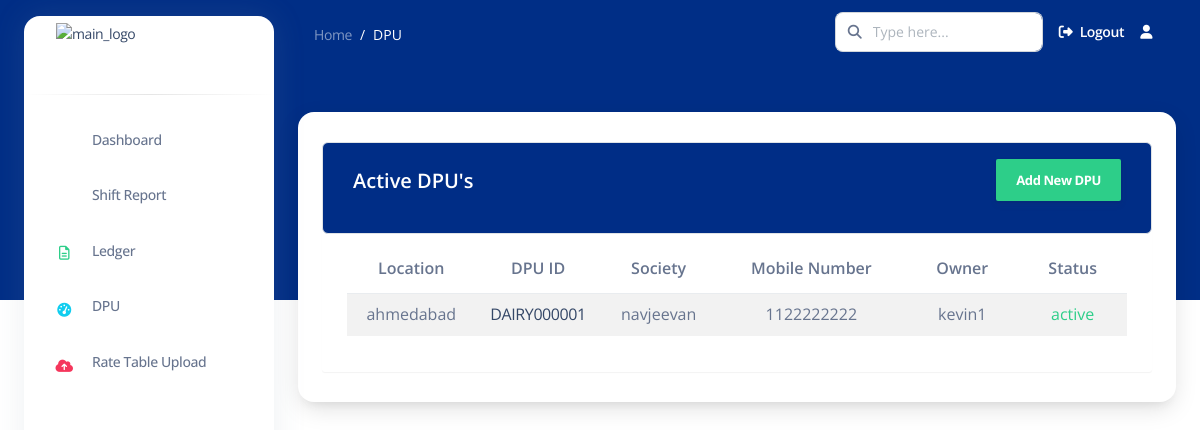
/active_dpu/ (signed in), run on an earlier commit of the app's database.
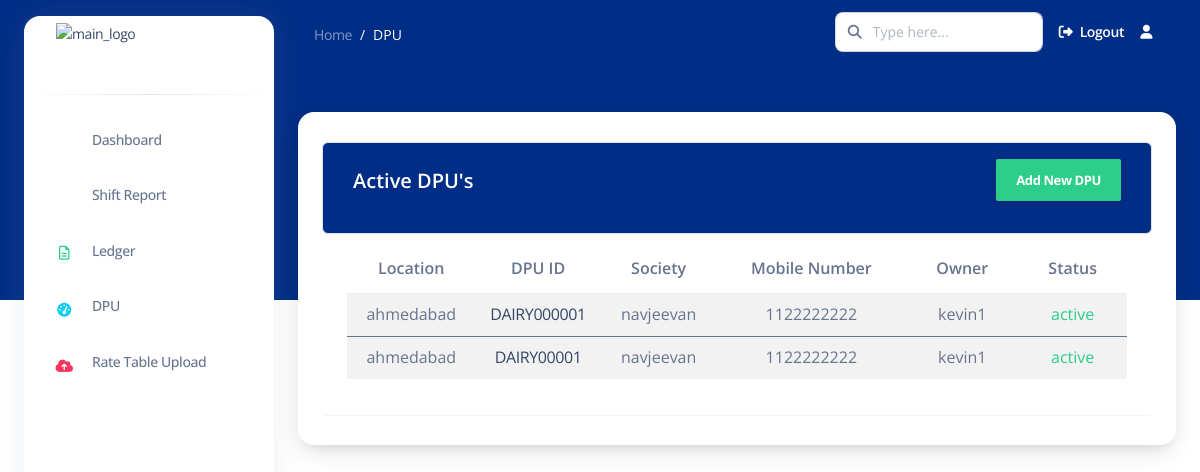
And on a later commit of the database.
### apps/common/models.py (models this page shows, shortened)
class DPU(models.Model):
    user = models.ForeignKey(User, on_delete=models.CASCADE)
    location = models.CharField(max_length=255)
    st_id = models.CharField(max_length=50, unique=True, primary_key=True)
    society = models.CharField(max_length=255)
    mobile_number = models.CharField(max_length=15)
    owner = models.CharField(max_length=255)
    STATUS_CHOICES = [
        ('active', 'Active'),
        ('deactivated', 'Deactivated'),
    ]
    status = models.CharField(max_length=20, choices=STATUS_CHOICES, default='active')
    date = models.DateTimeField(auto_now_add=True)  # Automatically set on creation

### apps/common/views.py (the view)
# urls.py: path('active_dpu/', active_dpu, name='active_dpu'),
def active_dpu(request):
    active_dpu_list = DPU.objects.filter(user=request.user)
    return render(request, 'common/active_dpu.html', {'active_dpu_list': active_dpu_list})

### templates/common/active_dpu.html (shortened to what this page needs)
{% extends 'base2.html' %}
{% load static %}
{% load crispy_forms_tags %}
{% block content %}
<nav class="navbar navbar-main navbar-expand-lg px-0 mx-4 shadow-none border-radius-xl " id="navbarBlur"
    data-scroll="false">
    <div class="container-fluid py-1 px-3">
        <nav aria-label="breadcrumb">
            <ol class="breadcrumb bg-transparent mb-0 pb-0 pt-1 px-0 me-sm-6 me-5">
                <li class="breadcrumb-item text-sm"><a class="opacity-5 text-white" href="">Home</a>
                </li>
                <li class="breadcrumb-item text-sm text-white active" aria-current="page">DPU</li>
            </ol>
        </nav>
        <div class="collapse navbar-collapse mt-sm-0 mt-2 me-md-0 me-sm-4" id="navbar">
            <div class="ms-md-auto pe-md-3 d-flex align-items-center">
                <div class="input-group">
                    <span class="input-group-text text-body"><i class="fas fa-search" aria-hidden="true"></i></span>
                    <input type="text" class="form-control" placeholder="Type here...">
                </div>
            </div>
            <ul class="navbar-nav  justify-content-end">
                <li class="nav-item d-flex align-items-center">
                    <a href="{% url 'logout' %}" class="nav-link text-white font-weight-bold px-0">
                        <i class="fa fa-sign-out me-sm-1"></i>
                        <span class="d-sm-inline d-none">Logout</span>
                    </a>
                </li>
                <li class="nav-item dropdown pe-2 px-3 d-flex align-items-center">
                    <a href="javascript:;" class="nav-link text-white p-0" id="dropdownMenuButton"
                        data-bs-toggle="dropdown" aria-expanded="false">
                        <i class="fa fa-user cursor-pointer"></i>
                    </a>
                </li>
            </ul>
        </div>
    </div>
</nav>
<div class="container-fluid mt-5">
    <div class="card o-hidden border-0 shadow-lg mt-5">
        <div class="container">
            <div class="table-wrapper table-responsive">
                <div class="table-title border rounded">
                    <div class="row">
                        <div class="col-sm-6">
                            <h5 class="text-white mt-2">Active DPU's</h5>
                        </div>
                        <div class="col-md-6">
                            <a href="{% url 'add_dpu' %}" class="btn btn-success"> <span>Add New DPU</span></a>
                        </div>
                    </div>
                </div>
                <table class="table table-striped table-hover rounded table-responsive">
                    <thead>
                        <tr>
                            <th>Location</th>
                            <th>DPU ID</th>
                            <th>Society</th>
                            <th>Mobile number</th>
                            <th>Owner</th>
                            <th>Status</th>
                        </tr>
                    </thead>
                    {% for dpu in active_dpu_list %}
                    <tbody>
                        <tr class="align-items-center text-align-center rounded">
                            <td>{{ dpu.location }}</td>
                            <td>
                                <a href="{% url 'dpudetails' dpuid=dpu.st_id %}">
                                {{ dpu.st_id }}</a></td>
                            <td>{{ dpu.society }}</td>
                            <td>{{ dpu.mobile_number }}</td>
                            <td>{{ dpu.owner }}</td>
                            <td class="{% if dpu.status == 'active' %}text-success{% else %}text-danger{% endif %}">
                                {{ dpu.status }}
                            </td>
                        </tr>
                    </tbody>
                    {% endfor %}
                </table>
            </div>
        </div>
    </div>
</div>
{% endblock content %}

### templates/base2.html (shortened to what this page needs)
{% load static %}
<!DOCTYPE html>
<html lang="en">
{% load static %}
<head>
    <link href="{% static 'assets/css/nucleo-icons.css'%}" rel="stylesheet" />
    <link href="{% static 'assets/css/nucleo-svg.css'%}" rel="stylesheet" />
    <link rel="stylesheet" href="path/to/font-awesome/css/font-awesome.min.css">
    <link href="{% static 'assets/css/nucleo-svg.css'%}" rel="stylesheet" />
    <link id="pagestyle" href="{% static 'assets/css/argon-dashboard.css' %}" rel="stylesheet" />
</head>
<body class="g-sidenav-show ">
    <aside
        class="sidenav bg-white navbar navbar-vertical navbar-expand-xs border-0 border-radius-xl my-3 fixed-start ms-4 "
        id="sidenav-main">
        <div class="sidenav-header">
            <a class="navbar-brand m-0" href="" target="_blank">
                <img src="{% static 'assets/img/rapturetech_logo.jpeg'%}" class="navbar-brand-img h-100"
                    alt="main_logo">
            </a>
        </div>
        <hr class="horizontal dark mt-0">
        <div class="collapse navbar-collapse  w-auto " id="sidenav-collapse-main">
            <ul class="navbar-nav">
                <li class="nav-item">
                    <a class="nav-link" href="{% url 'dashboard' %}">
                        <div
                            class="icon icon-shape icon-sm border-radius-md text-center me-2 d-flex align-items-center justify-content-center">
                            <i class="ni ni-tv-2 text-primary text-sm opacity-10"></i>
                        </div>
                        <span class="nav-link-text ms-1">Dashboard</span>
                    </a>
                </li>
                <li class="nav-item">
                    <a class="nav-link " href="{% url 'shift_report' %}">
                        <div
                            class="icon icon-shape icon-sm border-radius-md text-center me-2 d-flex align-items-center justify-content-center">
                            <i class="ni ni-single-copy-04 text-warning text-sm opacity-10"></i>
                        </div>
                        <span class="nav-link-text ms-1">Shift Report</span>
                    </a>
                </li>
                <li class="nav-item">
                    <a class="nav-link " href="#">
                        <div
                            class="icon icon-shape icon-sm border-radius-md text-center me-2 d-flex align-items-center justify-content-center">
                            <i class="fa fa-file-text-o text-success text-sm opacity-10" aria-hidden="true"></i>
                        </div>
                        <span class="nav-link-text ms-1">Ledger</span>
                    </a>
                </li>
                <li class="nav-item">
                    <a class="nav-link " href="{% url 'active_dpu' %}">
                        <div
                            class="icon icon-shape icon-sm border-radius-md text-center me-2 d-flex align-items-center justify-content-center">
                            <i class="fa fa-tachometer text-info text-sm opacity-10" aria-hidden="true"></i>
                        </div>
                        <span class="nav-link-text ms-1">DPU</span>
                    </a>
                </li>
                <li class="nav-item">
                    <a class="nav-link " href="./pages/rtl.html">
                        <div
                            class="icon icon-shape icon-sm border-radius-md text-center me-2 d-flex align-items-center justify-content-center">
                            <i class="fa fa-cloud-upload text-danger text-sm opacity-10" aria-hidden="true"></i>
                        </div>
                        <span class="nav-link-text ms-1">Rate Table Upload</span>
                    </a>
                </li>
            </ul>
        </div>
    </aside>
    <main class="main-content position-relative border-radius-lg ">
        {% block content %} {% endblock content %}
    </main>
</body>
</html>

### static/assets/css/nucleo-svg.css (style rules this page uses)
.icon { display: inline-block; color: #111111; height: 1em; width: 1em; }
.icon-sm { height: 0.8em; width: 0.8em; }
.icon { fill: currentColor; stroke: none; }

### templates/common/active_dpu.html (style rules this page uses)
.table-wrapper { background: #fff; padding: 20px 25px; margin: 30px 0; border-radius: 3px; box-shadow: 0 1px 1px rgba(0, 0, 0, .05); }
.table-title { padding-bottom: 1px; background: #002d86; color: #fff !important; padding: 16px 30px; margin: -20px -25px 10px; border-radius: 3px 3px 0 0; }
.table-title .btn { color: #fff; float: right; font-size: 13px; border: none; min-width: 50px; border-radius: 2px; border: none; outline: none !important; margin-left: 10px; }
.table-title .btn span { float: left; margin-top: 2px; }
tr { text-align: center; }
td { padding: 1px; text-align: center; }

What changed in the data, as far as the page shows it:
added DPU: location "ahmedabad", st_id "DAIRY00001", society "navjeevan", mobile_number "1122222222", owner "kevin1", status "active"
